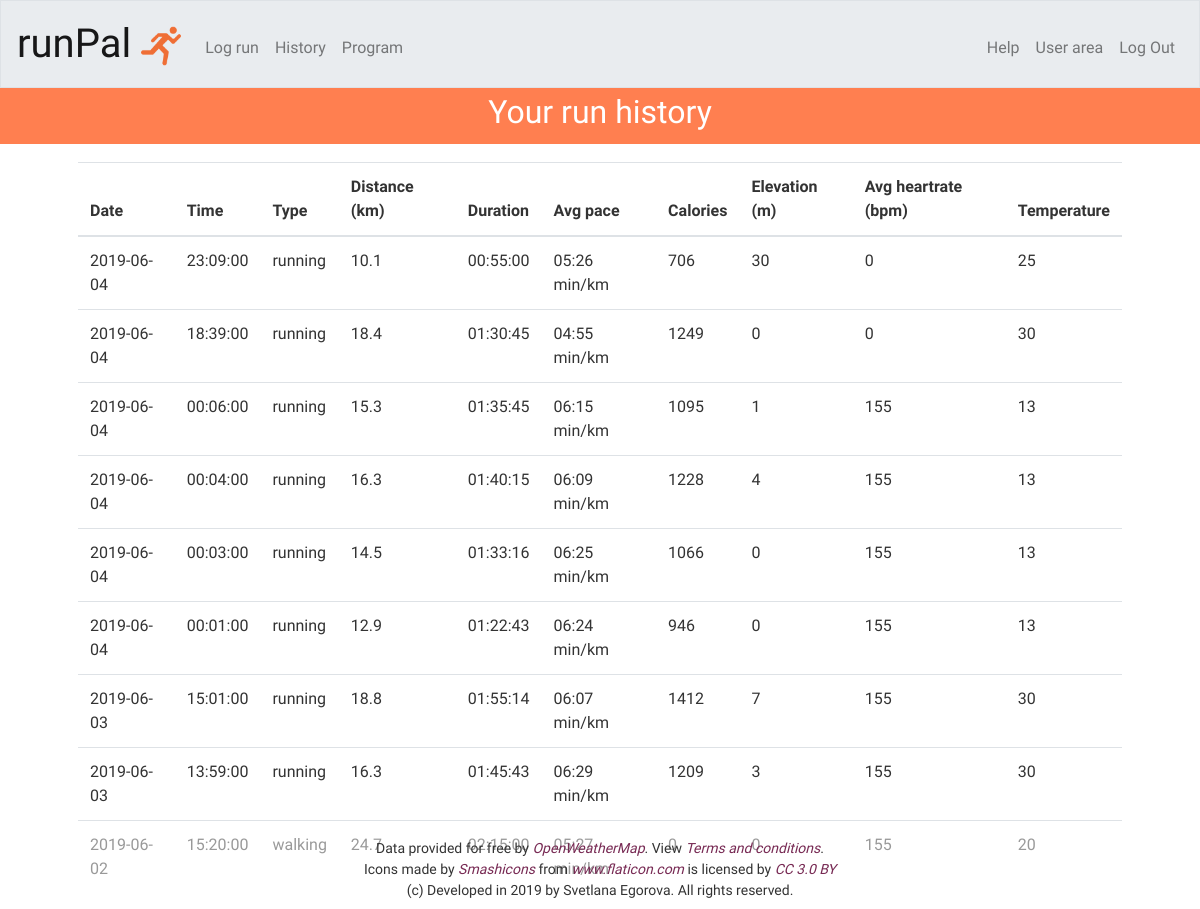
Page /history (signed in) on the earlier database version.
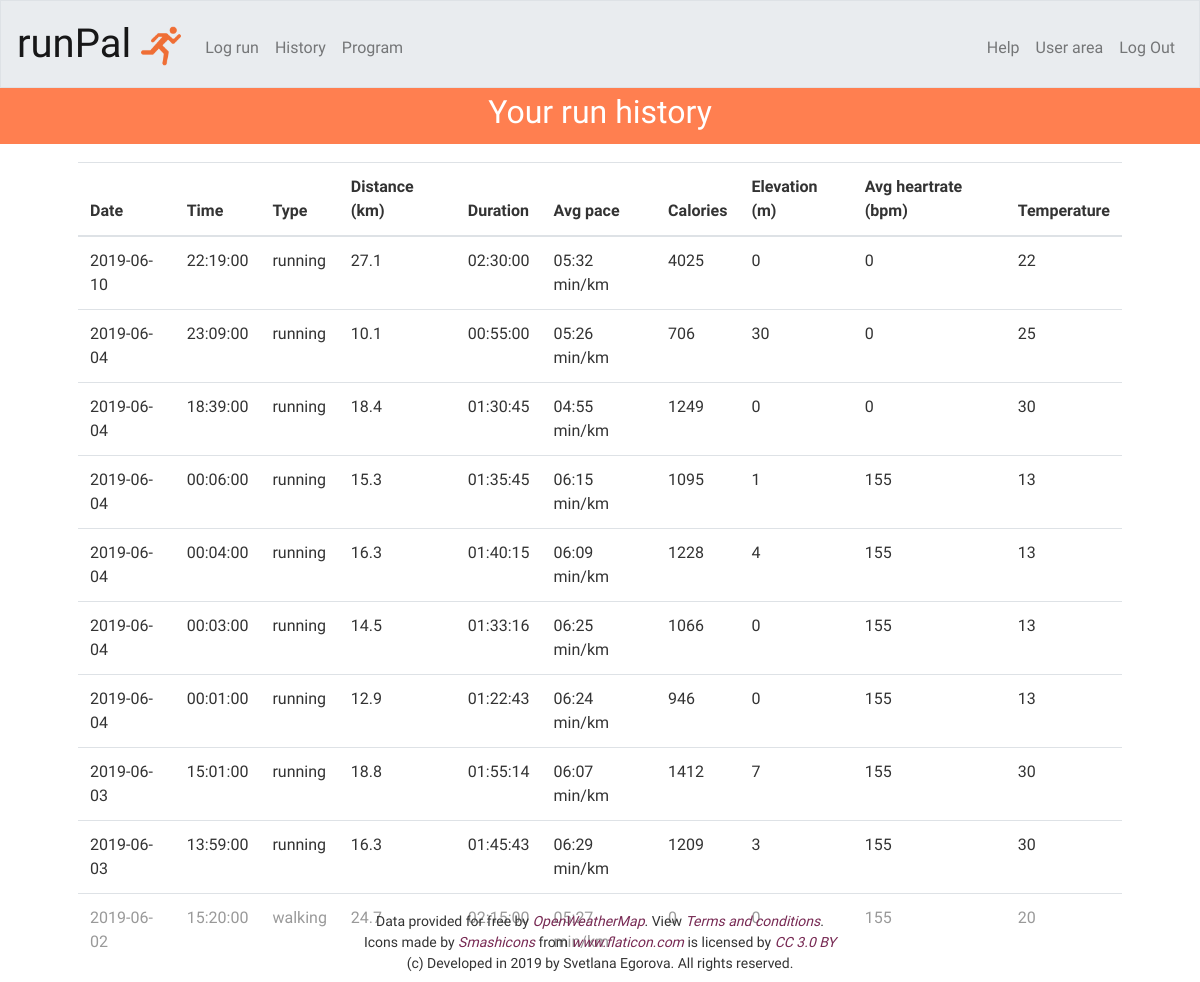
Same page on the later database version.
### tables this page shows
CREATE TABLE "trainings"
(
	training_id integer not null
		constraint trainings_pk
			primary key autoincrement,
	user_id integer not null,
	type int default 1,
	date bigint default timestamp,
	distance int not null,
	duration int,
	elevation int default 0,
	pace int,
	heartrate_avg int,
	heartrate_high int,
	temperature int,
	humidity float,
	calories int,
	treadmill int,
	latitude float,
	longitude float
, timezone varchar(255));

### application.py (the view)
@app.route("/history", methods=["GET"])
@login_required
def see_history():
    runs = historyRepo.get_runs_by_user_id(session["user_id"])
    run_types = ["", "running", "walking", "hiking/climbing"]
    result = []
    for run in runs:
        run_timezone = timezone(run["timezone"])
        datetime_object = datetime.datetime.fromtimestamp(run["date"], tz=run_timezone)
        result.append({
            "type": run_types[run["type"]],
            "day": datetime_object.date(),
            "time": datetime_object.time(),
            "duration": show_duration(run["duration"]),
            "pace": show_pace(run["pace"]),
            "distance": run["distance"],
            "calories": run["calories"],
            "elevation": run["elevation"],
            "temperature": run["temperature"],
            "heartrate_avg": run["heartrate_avg"]
        })
    return render_template("history.html",
                           runs=result)

### HistoryRepository.py (called while the page is built)
    def get_runs_by_user_id(self, user_id):
        return self.db.execute("SELECT * FROM trainings "
                               "WHERE user_id = :id "
                               "ORDER BY date DESC",
                               id=user_id)

### application.py (called while the page is built)
@app.after_request
def after_request(response):
    response.headers["Cache-Control"] = "no-cache, no-store, must-revalidate"
    response.headers["Expires"] = 0
    response.headers["Pragma"] = "no-cache"
    return response

### helpers.py (called while the page is built)
def login_required(f):
    @wraps(f)
    def decorated_function(*args, **kwargs):
        if session.get("user_id") is None:
            return redirect("/login")
        return f(*args, **kwargs)
    return decorated_function

def show_pace(pace):
    min_per_km = int(pace / 60)
    minutes_adj = str(min_per_km) if int(min_per_km) > 9 else "0" + str(min_per_km)
    seconds_remainder = pace - min_per_km * 60
    seconds_remainder_adj = str(seconds_remainder) if int(seconds_remainder) > 9 else "0" + str(seconds_remainder)
    pace_string = minutes_adj + ":" + seconds_remainder_adj + " min/km"
    return pace_string

### templates/history.html (shortened to what this page needs)
{% extends "layout.html" %}
{% block main %}
    <p class="text-main-line except-main">Your run history</p>
    <div class="container p-5 under-main-line">
        <table class="table">
            <thead>
            <tr>
                <th scope="col">Date</th>
                <th scope="col">Time</th>
                <th scope="col">Type</th>
                <th scope="col">Distance (km)</th>
                <th scope="col">Duration</th>
                <th scope="col">Avg pace</th>
                <th scope="col">Calories</th>
                <th scope="col">Elevation (m)</th>
                <th scope="col">Avg heartrate (bpm)</th>
                <th scope="col">Temperature</th>
            </tr>
            </thead>
            <tbody>
            {% for item in runs %}
                <tr>
                    <td> {{ item['day'] }} </td>
                    <td> {{ item['time'] }} </td>
                    <td> {{ item['type'] }} </td>
                    <td> {{ item['distance'] }} </td>
                    <td> {{ item['duration'] }} </td>
                    <td> {{ item['pace'] }} </td>
                    <td> {{ item['calories'] }} </td>
                    <td> {{ item['elevation'] }} </td>
                    <td> {{ item['heartrate_avg'] }} </td>
                    <td> {{ item['temperature'] }} </td>
                </tr>
            {% endfor %}
            </tbody>
        </table>
    </div>
{% endblock %}

Differences in the rows shown:
added trainings: day "2019-06-10", time "22:19:00", type "running", distance "27.1", duration "02:30:00", pace "05:32 min/km", calories "4025", elevation "0", heartrate_avg "0", temperature "22"
